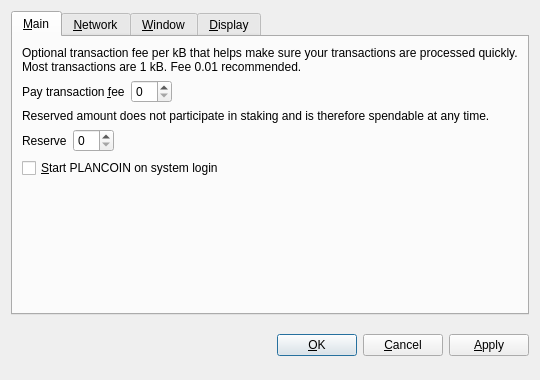
<?xml version="1.0" encoding="UTF-8"?>
<ui version="4.0">
 <class>OptionsDialog</class>
 <widget class="QDialog" name="OptionsDialog">
  <property name="geometry">
   <rect>
    <x>0</x>
    <y>0</y>
    <width>540</width>
    <height>380</height>
   </rect>
  </property>
  <property name="windowTitle">
   <string>Options</string>
  </property>
  <property name="modal">
   <bool>true</bool>
  </property>
  <layout class="QVBoxLayout" name="verticalLayout">
   <item>
    <widget class="QTabWidget" name="tabWidget">
     <property name="tabPosition">
      <enum>QTabWidget::North</enum>
     </property>
     <property name="currentIndex">
      <number>0</number>
     </property>
     <widget class="QWidget" name="tabMain">
      <attribute name="title">
       <string>&amp;Main</string>
      </attribute>
      <layout class="QVBoxLayout" name="verticalLayout_Main">
       <item>
        <widget class="QLabel" name="transactionFeeInfoLabel">
         <property name="text">
          <string>Optional transaction fee per kB that helps make sure your transactions are processed quickly. Most transactions are 1 kB. Fee 0.01 recommended.</string>
         </property>
         <property name="textFormat">
          <enum>Qt::PlainText</enum>
         </property>
         <property name="wordWrap">
          <bool>true</bool>
         </property>
        </widget>
       </item>
       <item>
        <layout class="QHBoxLayout" name="horizontalLayoutFee">
         <item>
          <widget class="QLabel" name="transactionFeeLabel">
           <property name="text">
            <string>Pay transaction &amp;fee</string>
           </property>
           <property name="textFormat">
            <enum>Qt::PlainText</enum>
           </property>
           <property name="buddy">
            <cstring>transactionFee</cstring>
           </property>
          </widget>
         </item>
         <item>
          <widget class="BitcoinAmountField" name="transactionFee"/>
         </item>
         <item>
          <spacer name="horizontalSpacerFee">
           <property name="orientation">
            <enum>Qt::Horizontal</enum>
           </property>
           <property name="sizeHint" stdset="0">
            <size>
             <width>40</width>
             <height>20</height>
            </size>
           </property>
          </spacer>
         </item>
        </layout>
       </item>
       <item>
        <widget class="QLabel" name="reserveBalanceInfoLabel">
         <property name="text">
          <string>Reserved amount does not participate in staking and is therefore spendable at any time.</string>
         </property>
         <property name="textFormat">
          <enum>Qt::PlainText</enum>
         </property>
         <property name="wordWrap">
          <bool>true</bool>
         </property>
        </widget>
       </item>
       <item>
        <layout class="QHBoxLayout" name="horizontalLayoutReserveBalance">
         <item>
          <widget class="QLabel" name="reserveBalanceLabel">
           <property name="text">
            <string>Reserve</string>
           </property>
           <property name="textFormat">
            <enum>Qt::PlainText</enum>
           </property>
           <property name="buddy">
            <cstring>reserveBalance</cstring>
           </property>
          </widget>
         </item>
         <item>
          <widget class="BitcoinAmountField" name="reserveBalance"/>
         </item>
         <item>
          <spacer name="horizontalSpacerReserveBalance">
           <property name="orientation">
            <enum>Qt::Horizontal</enum>
           </property>
           <property name="sizeHint" stdset="0">
            <size>
             <width>40</width>
             <height>20</height>
            </size>
           </property>
          </spacer>
         </item>
        </layout>
       </item>
       <item>
        <widget class="QCheckBox" name="bitcoinAtStartup">
         <property name="toolTip">
          <string>Automatically start PLANCOIN after logging in to the system.</string>
         </property>
         <property name="text">
          <string>&amp;Start PLANCOIN on system login</string>
         </property>
        </widget>
       </item>
       <item>
        <spacer name="verticalSpacer_Main">
         <property name="orientation">
          <enum>Qt::Vertical</enum>
         </property>
         <property name="sizeHint" stdset="0">
          <size>
           <width>20</width>
           <height>40</height>
          </size>
         </property>
        </spacer>
       </item>
      </layout>
     </widget>
     <widget class="QWidget" name="tabNetwork">
      <attribute name="title">
       <string>&amp;Network</string>
      </attribute>
      <layout class="QVBoxLayout" name="verticalLayout_Network">
       <item>
        <widget class="QCheckBox" name="mapPortUpnp">
         <property name="toolTip">
          <string>Automatically open the PLANCOIN client port on the router. This only works when your router supports UPnP and it is enabled.</string>
         </property>
         <property name="text">
          <string>Map port using &amp;UPnP</string>
         </property>
        </widget>
       </item>
       <item>
        <widget class="QCheckBox" name="connectSocks">
         <property name="toolTip">
          <string>Connect to the PLANCOIN network through a SOCKS proxy (e.g. when connecting through Tor).</string>
         </property>
         <property name="text">
          <string>&amp;Connect through SOCKS proxy:</string>
         </property>
        </widget>
       </item>
       <item>
        <layout class="QHBoxLayout" name="horizontalLayout_Network">
         <item>
          <widget class="QLabel" name="proxyIpLabel">
           <property name="text">
            <string>Proxy &amp;IP:</string>
           </property>
           <property name="textFormat">
            <enum>Qt::PlainText</enum>
           </property>
           <property name="buddy">
            <cstring>proxyIp</cstring>
           </property>
          </widget>
         </item>
         <item>
          <widget class="QValidatedLineEdit" name="proxyIp">
           <property name="maximumSize">
            <size>
             <width>140</width>
             <height>16777215</height>
            </size>
           </property>
           <property name="toolTip">
            <string>IP address of the proxy (e.g. 127.0.0.1)</string>
           </property>
          </widget>
         </item>
         <item>
          <widget class="QLabel" name="proxyPortLabel">
           <property name="text">
            <string>&amp;Port:</string>
           </property>
           <property name="textFormat">
            <enum>Qt::PlainText</enum>
           </property>
           <property name="buddy">
            <cstring>proxyPort</cstring>
           </property>
          </widget>
         </item>
         <item>
          <widget class="QLineEdit" name="proxyPort">
           <property name="maximumSize">
            <size>
             <width>55</width>
             <height>16777215</height>
            </size>
           </property>
           <property name="toolTip">
            <string>Port of the proxy (e.g. 9050)</string>
           </property>
          </widget>
         </item>
         <item>
          <widget class="QLabel" name="socksVersionLabel">
           <property name="text">
            <string>SOCKS &amp;Version:</string>
           </property>
           <property name="textFormat">
            <enum>Qt::PlainText</enum>
           </property>
           <property name="buddy">
            <cstring>socksVersion</cstring>
           </property>
          </widget>
         </item>
         <item>
          <widget class="QValueComboBox" name="socksVersion">
           <property name="toolTip">
            <string>SOCKS version of the proxy (e.g. 5)</string>
           </property>
          </widget>
         </item>
         <item>
          <spacer name="horizontalSpacer_Network">
           <property name="orientation">
            <enum>Qt::Horizontal</enum>
           </property>
           <property name="sizeHint" stdset="0">
            <size>
             <width>40</width>
             <height>20</height>
            </size>
           </property>
          </spacer>
         </item>
        </layout>
       </item>
       <item>
        <spacer name="verticalSpacer_Network">
         <property name="orientation">
          <enum>Qt::Vertical</enum>
         </property>
         <property name="sizeHint" stdset="0">
          <size>
           <width>20</width>
           <height>40</height>
          </size>
         </property>
        </spacer>
       </item>
      </layout>
     </widget>
     <widget class="QWidget" name="tabWindow">
      <attribute name="title">
       <string>&amp;Window</string>
      </attribute>
      <layout class="QVBoxLayout" name="verticalLayout_Window">
       <item>
        <widget class="QCheckBox" name="minimizeToTray">
         <property name="toolTip">
          <string>Show only a tray icon after minimizing the window.</string>
         </property>
         <property name="text">
          <string>&amp;Minimize to the tray instead of the taskbar</string>
         </property>
        </widget>
       </item>
       <item>
        <widget class="QCheckBox" name="minimizeOnClose">
         <property name="toolTip">
          <string>Minimize instead of exit the application when the window is closed. When this option is enabled, the application will be closed only after selecting Quit in the menu.</string>
         </property>
         <property name="text">
          <string>M&amp;inimize on close</string>
         </property>
        </widget>
       </item>
       <item>
        <spacer name="verticalSpacer_Window">
         <property name="orientation">
          <enum>Qt::Vertical</enum>
         </property>
         <property name="sizeHint" stdset="0">
          <size>
           <width>20</width>
           <height>40</height>
          </size>
         </property>
        </spacer>
       </item>
      </layout>
     </widget>
     <widget class="QWidget" name="tabDisplay">
      <attribute name="title">
       <string>&amp;Display</string>
      </attribute>
      <layout class="QVBoxLayout" name="verticalLayout_Display">
       <item>
        <layout class="QHBoxLayout" name="horizontalLayout_1_Display">
         <item>
          <widget class="QLabel" name="langLabel">
           <property name="text">
            <string>User Interface &amp;language:</string>
           </property>
           <property name="textFormat">
            <enum>Qt::PlainText</enum>
           </property>
           <property name="buddy">
            <cstring>lang</cstring>
           </property>
          </widget>
         </item>
         <item>
          <widget class="QValueComboBox" name="lang">
           <property name="toolTip">
            <string>The user interface language can be set here. This setting will take effect after restarting PLANCOIN.</string>
           </property>
          </widget>
         </item>
        </layout>
       </item>
       <item>
        <layout class="QHBoxLayout" name="horizontalLayout_2_Display">
         <item>
          <widget class="QLabel" name="unitLabel">
           <property name="text">
            <string>&amp;Unit to show amounts in:</string>
           </property>
           <property name="textFormat">
            <enum>Qt::PlainText</enum>
           </property>
           <property name="buddy">
            <cstring>unit</cstring>
           </property>
          </widget>
         </item>
         <item>
          <widget class="QValueComboBox" name="unit">
           <property name="toolTip">
            <string>Choose the default subdivision unit to show in the interface and when sending coins.</string>
           </property>
          </widget>
         </item>
        </layout>
       </item>
       <item>
        <widget class="QCheckBox" name="displayAddresses">
         <property name="toolTip">
          <string>Whether to show PLANCOIN addresses in the transaction list or not.</string>
         </property>
         <property name="text">
          <string>&amp;Display addresses in transaction list</string>
         </property>
        </widget>
       </item>
       <item>
        <widget class="QCheckBox" name="coinControlFeatures">
         <property name="toolTip">
          <string>Whether to show coin control features or not.</string>
         </property>
         <property name="text">
          <string>Display coin &amp;control features (experts only!)</string>
         </property>
        </widget>
       </item>
       <item>
        <spacer name="verticalSpacer_Display">
         <property name="orientation">
          <enum>Qt::Vertical</enum>
         </property>
         <property name="sizeHint" stdset="0">
          <size>
           <width>20</width>
           <height>40</height>
          </size>
         </property>
        </spacer>
       </item>
      </layout>
     </widget>
    </widget>
   </item>
   <item>
    <layout class="QHBoxLayout" name="horizontalLayout_Buttons">
     <item>
      <spacer name="horizontalSpacer_1">
       <property name="orientation">
        <enum>Qt::Horizontal</enum>
       </property>
       <property name="sizeHint" stdset="0">
        <size>
         <width>40</width>
         <height>48</height>
        </size>
       </property>
      </spacer>
     </item>
     <item>
      <widget class="QLabel" name="statusLabel">
       <property name="font">
        <font>
         <weight>75</weight>
         <bold>true</bold>
        </font>
       </property>
       <property name="text">
        <string/>
       </property>
       <property name="textFormat">
        <enum>Qt::PlainText</enum>
       </property>
       <property name="wordWrap">
        <bool>true</bool>
       </property>
      </widget>
     </item>
     <item>
      <spacer name="horizontalSpacer_2">
       <property name="orientation">
        <enum>Qt::Horizontal</enum>
       </property>
       <property name="sizeHint" stdset="0">
        <size>
         <width>40</width>
         <height>48</height>
        </size>
       </property>
      </spacer>
     </item>
     <item>
      <widget class="QPushButton" name="okButton">
       <property name="text">
        <string>&amp;OK</string>
       </property>
      </widget>
     </item>
     <item>
      <widget class="QPushButton" name="cancelButton">
       <property name="text">
        <string>&amp;Cancel</string>
       </property>
       <property name="autoDefault">
        <bool>false</bool>
       </property>
      </widget>
     </item>
     <item>
      <widget class="QPushButton" name="applyButton">
       <property name="text">
        <string>&amp;Apply</string>
       </property>
       <property name="autoDefault">
        <bool>false</bool>
       </property>
      </widget>
     </item>
    </layout>
   </item>
  </layout>
 </widget>
 <customwidgets>
  <customwidget>
   <class>BitcoinAmountField</class>
   <extends>QSpinBox</extends>
   <header>bitcoinamountfield.h</header>
  </customwidget>
  <customwidget>
   <class>QValueComboBox</class>
   <extends>QComboBox</extends>
   <header>qvaluecombobox.h</header>
  </customwidget>
  <customwidget>
   <class>QValidatedLineEdit</class>
   <extends>QLineEdit</extends>
   <header>qvalidatedlineedit.h</header>
  </customwidget>
 </customwidgets>
 <resources/>
 <connections/>
</ui>
